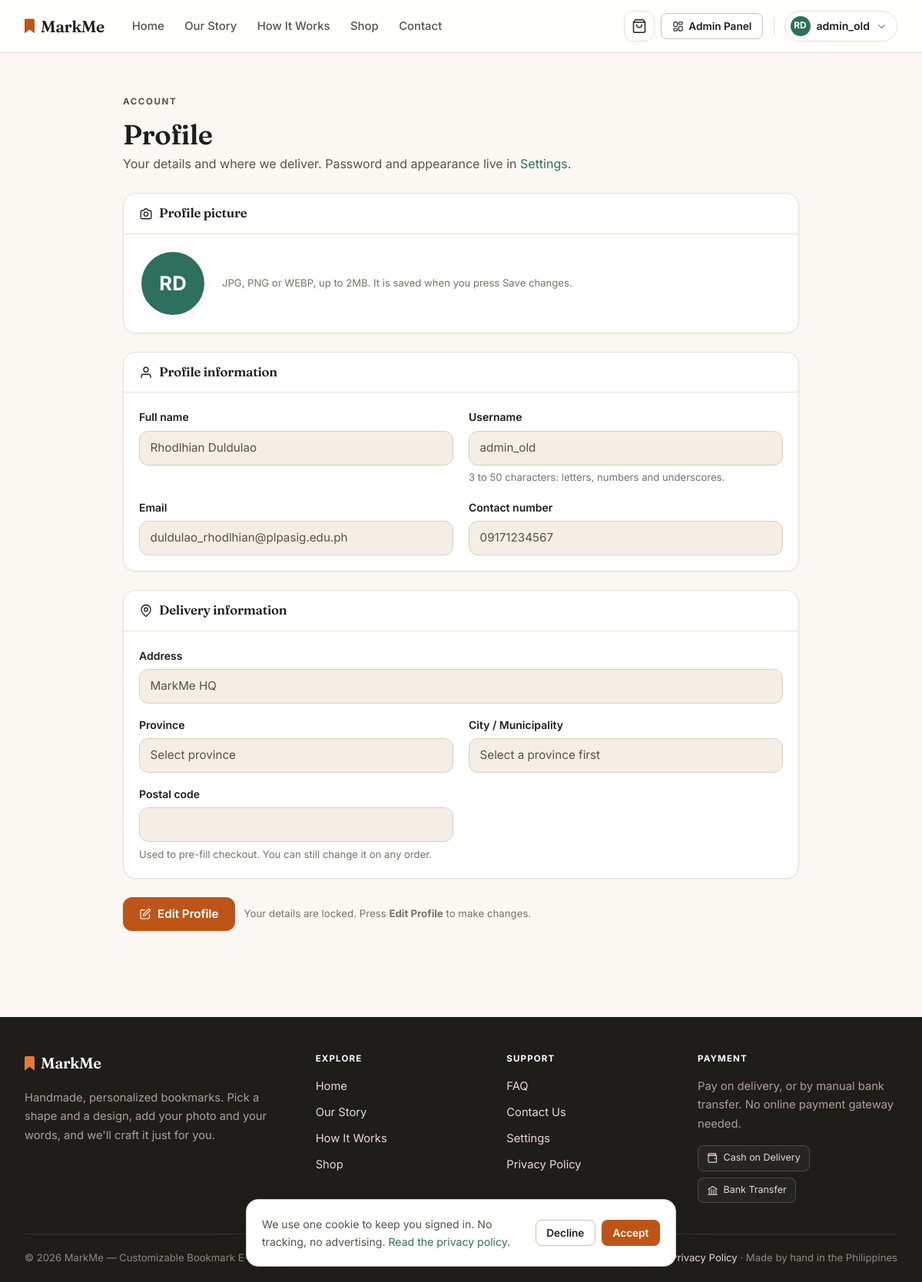
/customer/profile.php (signed in), run on the app's committed database.
### tables this page shows
CREATE TABLE `users` (
  `user_id` int(10) UNSIGNED NOT NULL,
  `role` enum('customer','staff','admin') NOT NULL DEFAULT 'customer',
  `username` varchar(50) NOT NULL,
  `email` varchar(150) NOT NULL,
  `password_hash` varchar(255) NOT NULL,
  `mfa_secret` varchar(64) DEFAULT NULL,
  `mfa_enabled` tinyint(1) NOT NULL DEFAULT 0,
  `mfa_confirmed_at` timestamp NULL DEFAULT NULL,
  `password_changed_at` timestamp NULL DEFAULT NULL,
  `full_name` varchar(150) NOT NULL,
  `avatar_path` varchar(255) DEFAULT NULL,
  `contact_number` varchar(30) DEFAULT NULL,
  `address` varchar(255) DEFAULT NULL,
  `city` varchar(100) DEFAULT NULL,
  `province` varchar(100) DEFAULT NULL,
  `postal_code` varchar(10) DEFAULT NULL,
  `is_active` tinyint(1) NOT NULL DEFAULT 1,
  `activated_at` timestamp NULL DEFAULT NULL,
  `created_at` timestamp NOT NULL DEFAULT current_timestamp()
);

### includes/functions.php (called while the page is built, shortened)
<?php
require_once __DIR__ . '/../config/db.php';
function e(?string $value): string
{
    return htmlspecialchars($value ?? '', ENT_QUOTES, 'UTF-8');
}
function current_user(): ?array
{
    return $_SESSION['user'] ?? null;
}
function is_logged_in(): bool
{
    return isset($_SESSION['user']);
}
function is_admin(): bool
{
    return is_logged_in() && $_SESSION['user']['role'] === 'admin';
}
function is_manager(): bool
{
    return is_admin() || is_staff();
}
function panel_base(): string
{
    return is_admin() ? '/admin' : '/staff';
}
function cart_item_count(): int
{
    $stmt = db()->prepare(
        'SELECT COALESCE(SUM(ci.quantity), 0)
         FROM cart_items ci
         JOIN carts c ON c.cart_id = ci.cart_id
         WHERE c.user_id = :uid'
    );
    $stmt->execute(['uid' => current_user()['user_id']]);
    return (int)$stmt->fetchColumn();
}
function initials(?string $name): string
{
    $parts = preg_split('/\s+/', trim((string)$name)) ?: [];
    $parts = array_values(array_filter($parts));
    $first = mb_substr($parts[0], 0, 1);
    $last = count($parts) > 1 ? mb_substr($parts[count($parts) - 1], 0, 1) : '';
    return mb_strtoupper($first . $last);
}
function avatar_url(?string $file): ?string
{
    if (!$file) {
        return null;
    }
    return is_file(__DIR__ . '/../uploads/avatars/' . $file)
        ? upload_url('avatars', $file)
        : null;
}

### config/db.php (called while the page is built, shortened)
<?php
function db(): PDO
{
    static $pdo = null;
    if ($pdo === null) {
        $dsn = 'mysql:host=' . DB_HOST . ';dbname=' . DB_NAME . ';charset=' . DB_CHARSET;
        $pdo = new PDO($dsn, DB_USER, DB_PASS, [
            PDO::ATTR_ERRMODE => PDO::ERRMODE_EXCEPTION,
            PDO::ATTR_DEFAULT_FETCH_MODE => PDO::FETCH_ASSOC,
            PDO::ATTR_EMULATE_PREPARES => false,
        ]);
    }
    return $pdo;
}

### customer/profile.php (the view, shortened to what this page needs)
<?php
$userId = current_user()['user_id'];
$stmt = db()->prepare('SELECT * FROM users WHERE user_id = :id');
$stmt->execute(['id' => $userId]);
$user = $stmt->fetch();
$errors = [];
$avatar = avatar_url($user['avatar_path']);
$currentProvince = (string)($user['province'] ?? '');
$currentCity = (string)($user['city'] ?? '');
$startInEditMode = (bool)$errors;
require __DIR__ . '/../includes/customer/header.php';
?>
<div class="account-page">
    <div class="d-flex flex-column" style="gap:var(--s-6)">
        <div class="page-head" style="margin-bottom:0">
            <div>
                <p class="eyebrow">Account</p>
                <h1 style="margin-top:var(--s-2)">Profile</h1>
                <p>Your details and where we deliver. Password and appearance live in
                    <a href="<?= BASE_URL ?>/customer/settings.php">Settings</a>.</p>
            </div>
        </div>
        <form method="post" enctype="multipart/form-data" class="profile-form d-flex flex-column"
              style="gap:var(--s-6)" data-profile-form
              data-locked="<?= $startInEditMode ? 'false' : 'true' ?>">
            <section class="card card-flush">
                <div class="panel-head">
                    <h2 class="d-flex align-items-center gap-2"><?= icon('camera', 18) ?> Profile picture</h2>
                </div>
                <div class="panel-body">
                    <div class="avatar-editor">
                        <span class="avatar-preview" data-avatar-preview>
                            <?php if ($avatar): ?>
                                <img src="<?= e($avatar) ?>" alt="Your current profile picture">
                            <?php else: ?>
                                <span class="avatar-initials"><?= e(initials($user['full_name'])) ?></span>
                            <?php endif; ?>
                        </span>
                        <div class="avatar-editor-controls">
                            <p class="form-text" style="margin:0">
                                JPG, PNG or WEBP, up to 2MB. It is saved when you press Save changes.
                            </p>
                        </div>
                    </div>
                </div>
            </section>
            <section class="card card-flush">
                <div class="panel-head">
                    <h2 class="d-flex align-items-center gap-2"><?= icon('user', 18) ?> Profile information</h2>
                </div>
                <div class="panel-body">
                    <div class="form-grid">
                        <div>
                            <label class="form-label" for="full_name">Full name</label>
                            <input type="text" id="full_name" name="full_name" class="form-control"
                                   value="<?= e($user['full_name']) ?>" autocomplete="name" required>
                        </div>
                        <div>
                            <label class="form-label" for="username">Username</label>
                            <input type="text" id="username" name="username" class="form-control"
                                   value="<?= e($user['username']) ?>" autocomplete="username" required>
                            <p class="form-text">3 to 50 characters: letters, numbers and underscores.</p>
                        </div>
                        <div>
                            <label class="form-label" for="email">Email</label>
                            <input type="email" id="email" name="email" class="form-control"
                                   value="<?= e($user['email']) ?>" autocomplete="email" required>
                        </div>
                        <div>
                            <label class="form-label" for="contact_number">Contact number</label>
                            <input type="tel" id="contact_number" name="contact_number" class="form-control"
                                   value="<?= e($user['contact_number']) ?>" autocomplete="tel">
                        </div>
                    </div>
                </div>
            </section>
            <section class="card card-flush" id="delivery">
                <div class="panel-head">
                    <h2 class="d-flex align-items-center gap-2"><?= icon('pin', 18) ?> Delivery information</h2>
                </div>
                <div class="panel-body">
                    <div class="form-grid">
                        <div class="span-2">
                            <label class="form-label" for="address">Address</label>
                            <input type="text" id="address" name="address" class="form-control"
                                   value="<?= e($user['address']) ?>" autocomplete="street-address"
                                   placeholder="House or unit number, street, barangay">
                        </div>
                        <div>
                            <label class="form-label" for="province">Province</label>
                            <select id="province" name="province" class="form-select"
                                    autocomplete="address-level1" data-province>
                                <option value="">Select province</option>
                            </select>
                        </div>
                        <div>
                            <label class="form-label" for="city">City / Municipality</label>
                            <select id="city" name="city" class="form-select"
                                    autocomplete="address-level2" data-city
                                    data-selected="<?= e($currentCity) ?>">
                                <?php if ($currentProvince === ''): ?>
                                    <option value="">Select a province first</option>
                                <?php endif; ?>
                            </select>
                        </div>
                        <div>
                            <label class="form-label" for="postal_code">Postal code</label>
                            <input type="text" id="postal_code" name="postal_code" class="form-control"
                                   value="<?= e($user['postal_code']) ?>" autocomplete="postal-code"
                                   inputmode="numeric" pattern="[0-9]{4,10}">
                        </div>
                    </div>
                    <p class="form-text">Used to pre-fill checkout. You can still change it on any order.</p>
                </div>
            </section>
            <div class="profile-actions">
                <button type="button" class="btn btn-primary" data-edit-start>
                    <?= icon('edit', 16) ?> Edit Profile
                </button>
                <p class="edit-hint" data-edit-hint>
                    Your details are locked. Press <strong>Edit Profile</strong> to make changes.
                </p>
            </div>
        </form>
    </div>
</div>
<?php require __DIR__ . '/../includes/customer/footer.php'; ?>

### includes/customer/navbar.php (shortened to what this page needs)
<?php
$cartCount = cart_item_count();
?>
<header class="site-header">
    <div class="container site-header-inner">
        <a class="brand-mark" href="<?= BASE_URL ?>/customer/index.php">MarkMe</a>
        <nav id="primaryNav" aria-label="Primary">
            <ul class="site-nav">
                <?php
                $onHome = basename($_SERVER['SCRIPT_NAME'] ?? '') === 'index.php';
                $home = $onHome ? '' : '/customer/index.php';
                $navItems = [
                    ['top', 'Home', $home . '#top'],
                    ['story', 'Our Story', $home . '#story'],
                    ['how-it-works', 'How It Works', $home . '#how-it-works'],
                    ['shop', 'Shop', $home . '#shop'],
                    ['contact', 'Contact', $home . '#contact'],
                ];
                $shopFlow = ['shop.php', 'product.php', 'cart.php', 'checkout.php'];
                $activeKey = $onHome
                    ? 'top'
                    : (in_array(basename($_SERVER['SCRIPT_NAME'] ?? ''), $shopFlow, true) ? 'shop' : '');
                ?>
                <?php foreach ($navItems as [$key, $label, $href]): ?>
                    <li>
                        <a class="<?= $activeKey === $key ? 'active' : '' ?>"
                           data-nav-section="<?= e($key) ?>"
                           <?= $activeKey === $key ? 'aria-current="true"' : '' ?>
                           href="<?= $href[0] === '#' ? e($href) : BASE_URL . $href ?>"><?= e($label) ?></a>
                    </li>
                <?php endforeach; ?>
            </ul>
        </nav>
        <div class="header-actions">
            <a class="btn-icon cart-link" href="<?= BASE_URL ?>/customer/cart.php"
               aria-label="Cart<?= $cartCount ? ', ' . $cartCount . ' item' . ($cartCount === 1 ? '' : 's') : ', empty' ?>">
                <?= icon('cart') ?>
            </a>
            <?php if (is_manager()): ?>
                <a class="btn btn-secondary btn-sm header-panel-link"
                   href="<?= BASE_URL . panel_base() ?>/dashboard.php">
                    <?= icon('dashboard', 15) ?>
                    <span><?= is_admin() ? 'Admin Panel' : 'Staff Panel' ?></span>
                </a>
            <?php endif; ?>
            <?php if (is_logged_in()): ?>
                <?php
                $headerAvatar = avatar_url(current_user()['avatar_path'] ?? null);
                ?>
                <div class="dropdown account-menu">
                    <button type="button" class="header-user" id="accountMenuBtn"
                            data-bs-toggle="dropdown" data-bs-offset="0,8" aria-expanded="false">
                        <?php if ($headerAvatar): ?>
                            <img class="avatar avatar-img" src="<?= e($headerAvatar) ?>" alt="" width="32" height="32">
                        <?php else: ?>
                            <span class="avatar" aria-hidden="true"><?= e(initials(current_user()['full_name'])) ?></span>
                        <?php endif; ?>
                        <span class="name"><?= e(current_user()['username']) ?></span>
                        <span class="caret" aria-hidden="true"><?= icon('chevron-down', 15) ?></span>
                    </button>
                </div>
            <?php endif; ?>
        </div>
    </div>
</header>

### data on the page
users: full_name "RD", username "admin_old", full_name "Rhodlhian Duldulao", email "duldulao_rhodlhian@plpasig.edu.ph", contact_number "09171234567", address "MarkMe HQ"

### other printed values
$label "Home"
$label "Our Story"
$label "How It Works"
$label "Shop"
$label "Contact"
